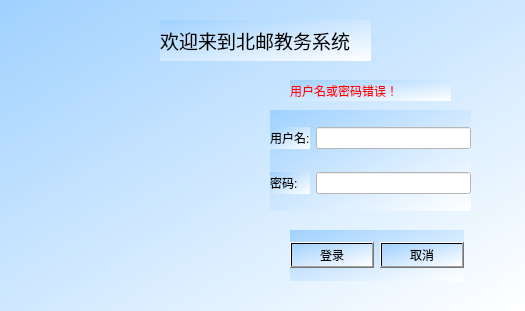
<?xml version="1.0" encoding="UTF-8"?>
<ui version="4.0">
 <class>Login</class>
 <widget class="QDialog" name="Login">
  <property name="geometry">
   <rect>
    <x>0</x>
    <y>0</y>
    <width>525</width>
    <height>311</height>
   </rect>
  </property>
  <property name="windowTitle">
   <string>登录</string>
  </property>
  <property name="styleSheet">
   <string notr="true">font: 12pt &quot;等线&quot;;
background-color: qlineargradient(spread:pad, x1:0, y1:0, x2:1, y2:1, stop:0 rgba(159, 209, 255, 255), stop:1 rgba(255, 255, 255, 255));</string>
  </property>
  <widget class="QWidget" name="horizontalLayoutWidget">
   <property name="geometry">
    <rect>
     <x>290</x>
     <y>230</y>
     <width>174</width>
     <height>51</height>
    </rect>
   </property>
   <layout class="QHBoxLayout" name="horizontalLayout">
    <item>
     <widget class="QPushButton" name="login_btn">
      <property name="text">
       <string>登录</string>
      </property>
      <property name="checkable">
       <bool>true</bool>
      </property>
      <property name="checked">
       <bool>false</bool>
      </property>
     </widget>
    </item>
    <item>
     <widget class="QPushButton" name="cancel_btn">
      <property name="text">
       <string>取消</string>
      </property>
     </widget>
    </item>
   </layout>
  </widget>
  <widget class="QWidget" name="gridLayoutWidget">
   <property name="geometry">
    <rect>
     <x>270</x>
     <y>110</y>
     <width>201</width>
     <height>101</height>
    </rect>
   </property>
   <layout class="QGridLayout" name="gridLayout">
    <item row="0" column="0">
     <widget class="QLabel" name="username_label">
      <property name="text">
       <string>用户名:</string>
      </property>
      <property name="buddy">
       <cstring>username_edit</cstring>
      </property>
     </widget>
    </item>
    <item row="1" column="0">
     <widget class="QLabel" name="password_label">
      <property name="frameShape">
       <enum>QFrame::NoFrame</enum>
      </property>
      <property name="frameShadow">
       <enum>QFrame::Plain</enum>
      </property>
      <property name="text">
       <string>密码:</string>
      </property>
      <property name="buddy">
       <cstring>passowrd_edit</cstring>
      </property>
     </widget>
    </item>
    <item row="1" column="1">
     <widget class="QLineEdit" name="passowrd_edit">
      <property name="styleSheet">
       <string notr="true">background-color: rgb(255, 255, 255);</string>
      </property>
      <property name="frame">
       <bool>true</bool>
      </property>
      <property name="echoMode">
       <enum>QLineEdit::Password</enum>
      </property>
     </widget>
    </item>
    <item row="0" column="1">
     <widget class="QLineEdit" name="username_edit">
      <property name="styleSheet">
       <string notr="true">background-color: rgb(255, 255, 255);</string>
      </property>
     </widget>
    </item>
   </layout>
  </widget>
  <widget class="QLabel" name="wrong_label">
   <property name="geometry">
    <rect>
     <x>290</x>
     <y>80</y>
     <width>161</width>
     <height>21</height>
    </rect>
   </property>
   <property name="styleSheet">
    <string notr="true">color: rgb(255, 0, 0);</string>
   </property>
   <property name="text">
    <string>用户名或密码错误！</string>
   </property>
  </widget>
  <widget class="QLabel" name="hello_label">
   <property name="geometry">
    <rect>
     <x>160</x>
     <y>20</y>
     <width>211</width>
     <height>41</height>
    </rect>
   </property>
   <property name="styleSheet">
    <string notr="true"/>
   </property>
   <property name="text">
    <string>&lt;html&gt;&lt;head/&gt;&lt;body&gt;&lt;p&gt;&lt;span style=&quot; font-size:14pt;&quot;&gt;欢迎来到北邮教务系统&lt;/span&gt;&lt;/p&gt;&lt;/body&gt;&lt;/html&gt;</string>
   </property>
  </widget>
 </widget>
 <tabstops>
  <tabstop>username_edit</tabstop>
  <tabstop>passowrd_edit</tabstop>
  <tabstop>login_btn</tabstop>
  <tabstop>cancel_btn</tabstop>
 </tabstops>
 <resources/>
 <connections/>
</ui>
